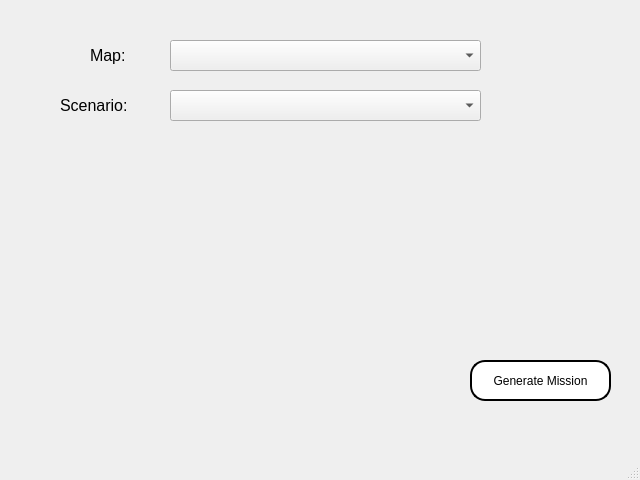
<?xml version="1.0" encoding="UTF-8"?>
<ui version="4.0">
 <class>MainWindow</class>
 <widget class="QMainWindow" name="MainWindow">
  <property name="geometry">
   <rect>
    <x>0</x>
    <y>0</y>
    <width>640</width>
    <height>480</height>
   </rect>
  </property>
  <property name="windowTitle">
   <string>RotorOps Mission Generator</string>
  </property>
  <property name="windowIcon">
   <iconset>
    <normaloff>assets/icon.ico</normaloff>assets/icon.ico</iconset>
  </property>
  <widget class="QWidget" name="centralwidget">
   <widget class="QComboBox" name="map_comboBox">
    <property name="geometry">
     <rect>
      <x>170</x>
      <y>40</y>
      <width>311</width>
      <height>31</height>
     </rect>
    </property>
   </widget>
   <widget class="QComboBox" name="scenario_comboBox">
    <property name="geometry">
     <rect>
      <x>170</x>
      <y>90</y>
      <width>311</width>
      <height>31</height>
     </rect>
    </property>
   </widget>
   <widget class="QLabel" name="map_label">
    <property name="geometry">
     <rect>
      <x>90</x>
      <y>40</y>
      <width>71</width>
      <height>31</height>
     </rect>
    </property>
    <property name="font">
     <font>
      <pointsize>12</pointsize>
     </font>
    </property>
    <property name="text">
     <string>Map:</string>
    </property>
   </widget>
   <widget class="QLabel" name="scenario_label">
    <property name="geometry">
     <rect>
      <x>60</x>
      <y>90</y>
      <width>101</width>
      <height>31</height>
     </rect>
    </property>
    <property name="font">
     <font>
      <pointsize>12</pointsize>
     </font>
    </property>
    <property name="text">
     <string>Scenario:</string>
    </property>
   </widget>
   <widget class="QPushButton" name="generateButton">
    <property name="geometry">
     <rect>
      <x>470</x>
      <y>360</y>
      <width>141</width>
      <height>41</height>
     </rect>
    </property>
    <property name="styleSheet">
     <string notr="true">background-color: white;
border-style: outset;
border-width: 2px;
border-radius: 15px;
border-color: black;
padding: 4px;</string>
    </property>
    <property name="text">
     <string>Generate Mission</string>
    </property>
   </widget>
   <widget class="QLabel" name="label">
    <property name="geometry">
     <rect>
      <x>-100</x>
      <y>-10</y>
      <width>1111</width>
      <height>501</height>
     </rect>
    </property>
    <property name="text">
     <string/>
    </property>
    <property name="pixmap">
     <pixmap>assets/background.PNG</pixmap>
    </property>
   </widget>
   <zorder>label</zorder>
   <zorder>map_comboBox</zorder>
   <zorder>scenario_comboBox</zorder>
   <zorder>map_label</zorder>
   <zorder>scenario_label</zorder>
   <zorder>generateButton</zorder>
  </widget>
  <widget class="QMenuBar" name="menubar">
   <property name="geometry">
    <rect>
     <x>0</x>
     <y>0</y>
     <width>640</width>
     <height>26</height>
    </rect>
   </property>
  </widget>
  <widget class="QStatusBar" name="statusbar"/>
 </widget>
 <resources/>
 <connections/>
</ui>
